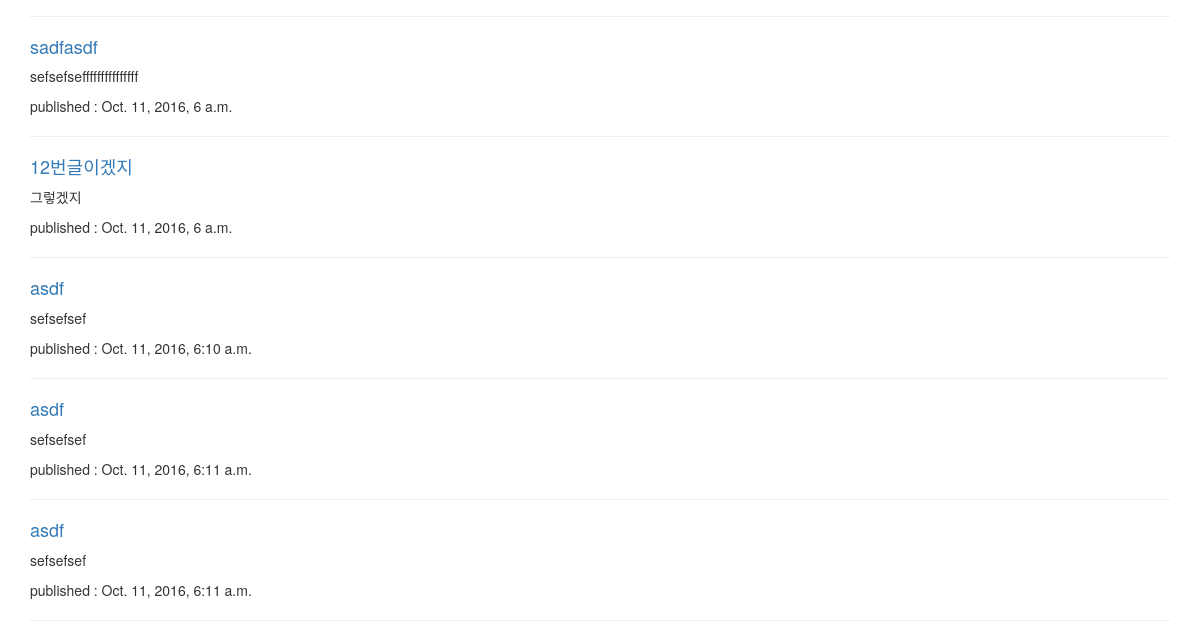
Before: / (lower part) with the older database file.
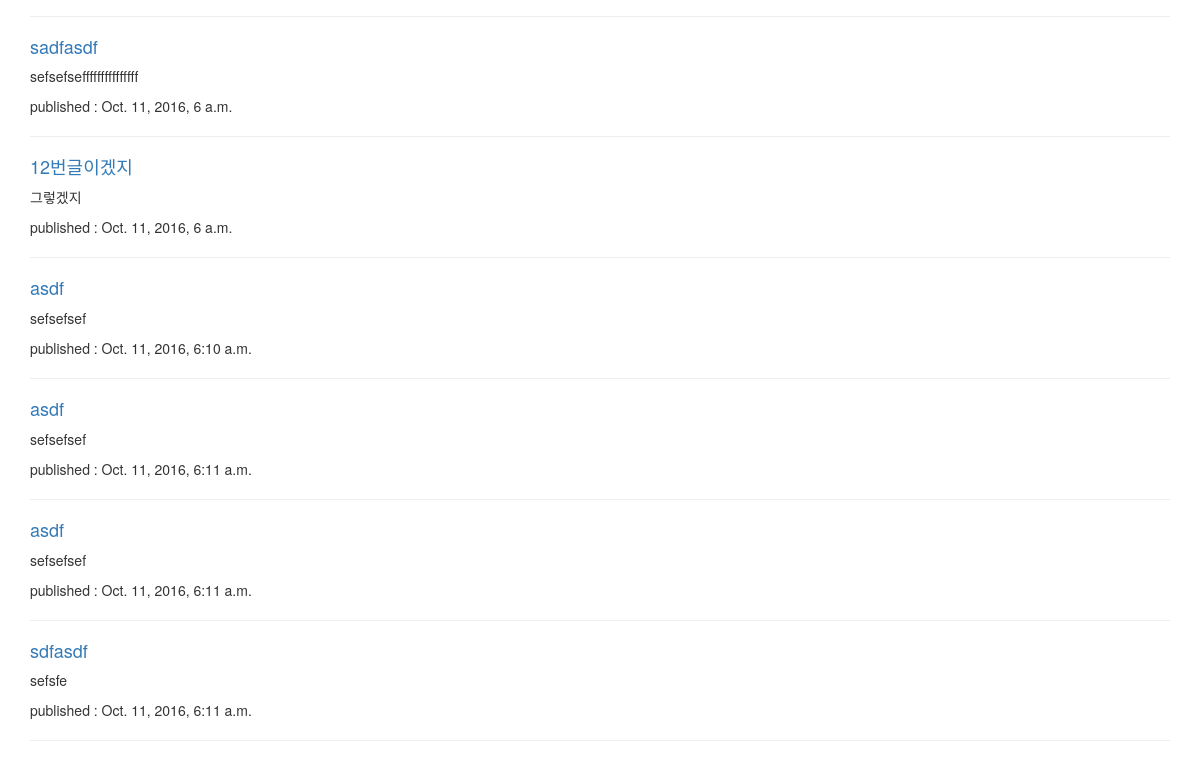
After: the same page with the newer database file.
### blog/models.py (models this page shows, shortened)
class Post(models.Model):
    author = models.ForeignKey('auth.User')
    title = models.CharField(max_length=50)
    text = models.TextField()
    created_date = models.DateTimeField(auto_now_add=True)
    published_date = models.DateTimeField(null=True, blank=True)

### blog/views.py (the view)
# urls.py: url(r'^$', views.post_list, name='post_list'),
def post_list(request):
    posts = Post.objects \
        .filter(
            Q(published_date__lte=timezone.now()) |
            Q(published_date=None)
        ).order_by('published_date')
    return render(request, 'blog/post_list.html', {'post_list': posts, 'title': '타이틀 변수는 title키를 이용해서 접근'})

### blog/templates/blog/post_list.html
{% extends 'blog/base.html' %}
{% block content %}
{% for post in post_list %}
<div>
  <h4><a href="{% url 'post_detail' pk=post.pk %}">{{ post.title }}</a></h4>
  <p>{{ post.text|linebreaksbr }}</p>
  <p>published : {{ post.published_date|default:"모름" }}</p>
</div>
<hr>
{% endfor %}
{% endblock %}

Changed rows visible on the page:
added Post: title "sdfasdf", text "sefsfe", published_date "Oct. 11, 2016, 6:11 a.m."
